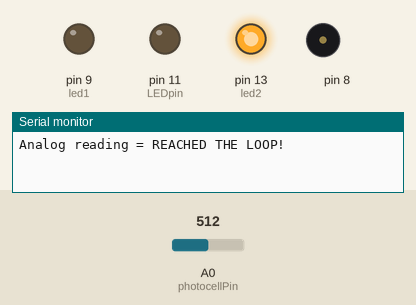
A sketch run on a simulated Arduino Uno, built with avr-gcc and run on an emulated ATmega328P. Shown: output pins drawn as LEDs (lit = HIGH), buzzer (waves = sounding), the last lines printed to the serial monitor. Inputs (shaded band) come from the test bench; at power-on: A0 (photocellPin) = 512.

Above: at 1.5 s.
1.6 s: A0 (photocellPin) set to 707
6.0 s: A0 (photocellPin) set to 730
At 7.1 s:
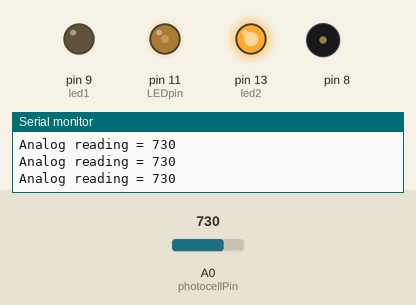
8.9 s: A0 (photocellPin) set to 988
At 10.3 s:
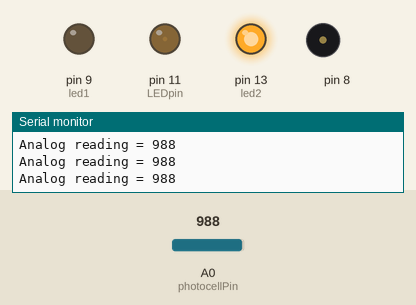
11.8 s: A0 (photocellPin) set to 1017
At 13.1 s:
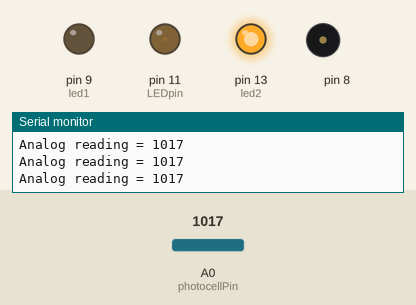
14.7 s: A0 (photocellPin) set to 1023
At 15.8 s:
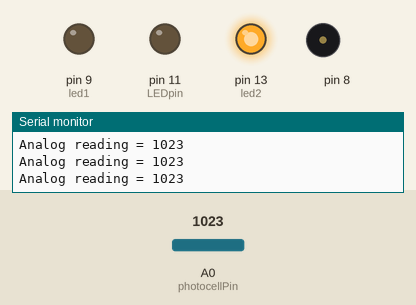
17.6 s: A0 (photocellPin) set to 989
At 18.5 s:
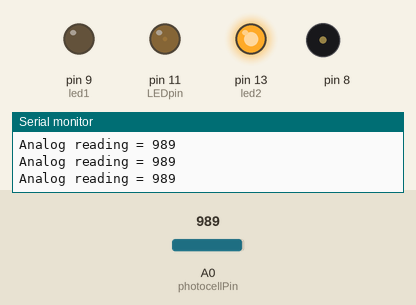
Timing chart, 0 to 20.6 s (numbered marks = the images above; inputs shaded):
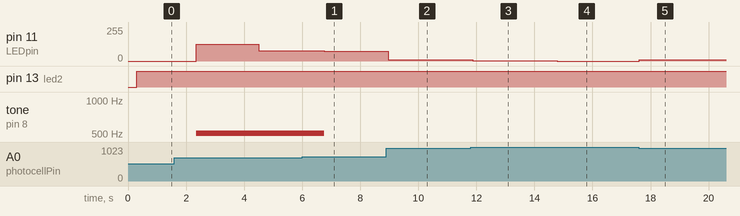

The sketch:

police.ino
```cpp
/*
Plays a police siren when the resistance value of the photocell drops a ceertain
amount.

Created by: Vishesh Sood, Laila Abudahi, Erin Long
*/

#define  c     3830    // 261 Hz
#define  d     3400    // 294 Hz
#define  e     3038    // 329 Hz
#define  f     2864    // 349 Hz
#define  g     2550    // 392 Hz
#define  a     2272    // 440 Hz
#define  b     2028    // 493 Hz
#define  C     1912    // 523 Hz
#define NOTE_B0  31
#define NOTE_C1  33
#define NOTE_CS1 35
#define NOTE_D1  37
#define NOTE_DS1 39
#define NOTE_E1  41
#define NOTE_F1  44
#define NOTE_FS1 46
#define NOTE_G1  49
#define NOTE_GS1 52
#define NOTE_A1  55
#define NOTE_AS1 58
#define NOTE_B1  62
#define NOTE_C2  65
#define NOTE_CS2 69
#define NOTE_D2  73
#define NOTE_DS2 78
#define NOTE_E2  82
#define NOTE_F2  87
#define NOTE_FS2 93
#define NOTE_G2  98
#define NOTE_GS2 104
#define NOTE_A2  110
#define NOTE_AS2 117
#define NOTE_B2  123
#define NOTE_C3  131
#define NOTE_CS3 139
#define NOTE_D3  147
#define NOTE_DS3 156
#define NOTE_E3  165
#define NOTE_F3  175
#define NOTE_FS3 185
#define NOTE_G3  196
#define NOTE_GS3 208
#define NOTE_A3  220
#define NOTE_AS3 233
#define NOTE_B3  247
#define NOTE_C4  262
#define NOTE_CS4 277
#define NOTE_D4  294
#define NOTE_DS4 311
#define NOTE_E4  330
#define NOTE_F4  349
#define NOTE_FS4 370
#define NOTE_G4  392
#define NOTE_GS4 415
#define NOTE_A4  440
#define NOTE_AS4 466
#define NOTE_B4  494
#define NOTE_C5  523
#define NOTE_CS5 554
#define NOTE_D5  587
#define NOTE_DS5 622
#define NOTE_E5  659
#define NOTE_F5  698
#define NOTE_FS5 740
#define NOTE_G5  784
#define NOTE_GS5 831
#define NOTE_A5  880
#define NOTE_AS5 932
#define NOTE_B5  988
#define NOTE_C6  1047
#define NOTE_CS6 1109
#define NOTE_D6  1175
#define NOTE_DS6 1245
#define NOTE_E6  1319
#define NOTE_F6  1397
#define NOTE_FS6 1480
#define NOTE_G6  1568
#define NOTE_GS6 1661
#define NOTE_A6  1760
#define NOTE_AS6 1865
#define NOTE_B6  1976
#define NOTE_C7  2093
#define NOTE_CS7 2217
#define NOTE_D7  2349
#define NOTE_DS7 2489
#define NOTE_E7  2637
#define NOTE_F7  2794
#define NOTE_FS7 2960
#define NOTE_G7  3136
#define NOTE_GS7 3322
#define NOTE_A7  3520
#define NOTE_AS7 3729
#define NOTE_B7  3951
#define NOTE_C8  4186
#define NOTE_CS8 4435
#define NOTE_D8  4699
#define NOTE_DS8 4978
int photocellPin = 0; // the cell and 10K pulldown are connected to a0
int photocellReading; // the analog reading from the sensor divider
int LEDpin = 11; // connect Red LED to pin 11 (PWM pin) (this is not needed to use the sensor but if you have one laying around it could add a cool affect! This can be bought at your local Radio Shack.)
int LEDbrightness; //
// notes in the melody:
int melody[] = {
  NOTE_C4, NOTE_G3,NOTE_G3, NOTE_A3, NOTE_G3,0, NOTE_B3, NOTE_C4};

// note durations: 4 = quarter note, 8 = eighth note, etc.:
int noteDurations[] = {
  4, 8, 8, 4,4,4,4,4 };
int led1 = 9;
int led2 = 13;

void setup() {
  musicSetup();
  Serial.begin(9600);    // We'll send debugging information via the Serial monitor so if you can read it   without using a led

}

void loop() {
  // no need to repeat the melody.

    photocellReading = analogRead(photocellPin);
    Serial.print("Analog reading = ");
    if (photocellReading < 720) {
      Serial.println("REACHED THE LOOP!");
      playLoop();
    }  else {
      noTone(8);
    }
    Serial.println(photocellReading); // the raw analog reading
    // LED gets brighter the darker it is at the sensor
    // that means we have to -invert- the reading from 0-1023 back to 1023-0
    photocellReading = 1023 - photocellReading;    //now we have to map 0-1023 to 0-255 since thats the          range analogWrite uses
    LEDbrightness = map(photocellReading, 0, 1023, 0, 255);
    analogWrite(LEDpin, LEDbrightness);
    delay(100);

}


void playLoop() {
  for( int i=1; i<999; i++)
  {
    light(i);
  }
  for( int i=999; i>1; i--)
  {
    light(i);
  }
}

void musicSetup() {

  pinMode(led1, OUTPUT);
  pinMode(led2, OUTPUT);

  delay(300);

  noTone(8);
}


void light(int bright)
{
  tone(8,500+bright*3);
 int wait=1000-bright;
  //on1();
  //off2();
  delayMicroseconds(bright);
  off1();
  on2();
  delayMicroseconds(wait);
  //noTone(8);
}


void on1()
{
  digitalWrite(led1, HIGH);
}

void on2()
{
  digitalWrite(led2, HIGH);
}

void off1()
{
  digitalWrite(led1, LOW);
}
void off2()
{
  digitalWrite(led2, LOW);
}
```

Measured:
- the behaviour switches between 719 and 720 on A0 (photocellPin) (found by bisection; images 0 and 1)
- after the input at 6.0 s, pin 11 (LEDpin): 78/255 → 73/255 after 0.75 s; tone on pin 8: 506 Hz → silent after 0.75 s
- after the input at 8.9 s, pin 11 (LEDpin): 73/255 → 8/255 after 0.06 s
- after the input at 11.8 s, pin 11 (LEDpin): 8/255 → 1/255 after 0.08 s
- after the input at 14.7 s, pin 11 (LEDpin): 1/255 → 0/255 after 0.09 s
- after the input at 17.6 s, pin 11 (LEDpin): 0/255 → 8/255 at once
